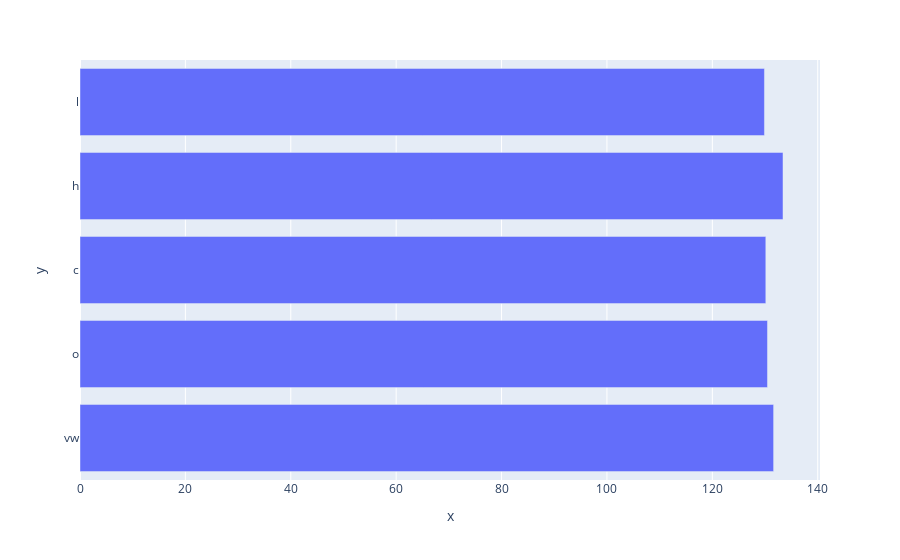

Source (notebook cell):
### Code cell
px.bar(y=plot_df.columns, x=plot_df.iloc[0].values, orientation='h')

### Figure 1 — Plotly figure (JSON) as saved in the notebook; plotly's stock layout.template omitted (floating-point values rounded to 4 significant figures)
{"data": [{"alignmentgroup": "True", "hovertemplate": "x=%{x}<br>y=%{y}<extra></extra>", "legendgroup": "", "marker": {"color": "#636efa", "pattern": {"shape": ""}}, "name": "", "offsetgroup": "", "orientation": "h", "showlegend": false, "textposition": "auto", "type": "bar", "x": [131.6, 130.5, 130.2, 133.4, 129.9], "xaxis": "x", "y": ["vw", "o", "c", "h", "l"], "yaxis": "y"}], "layout": {"autosize": true, "barmode": "relative", "legend": {"tracegroupgap": 0}, "margin": {"t": 60}, "xaxis": {"anchor": "y", "autorange": true, "domain": [0, 1], "range": [0, 140.4], "title": {"text": "x"}, "type": "linear"}, "yaxis": {"anchor": "x", "autorange": true, "domain": [0, 1], "range": [-0.5, 4.5], "title": {"text": "y"}, "type": "category"}}}
